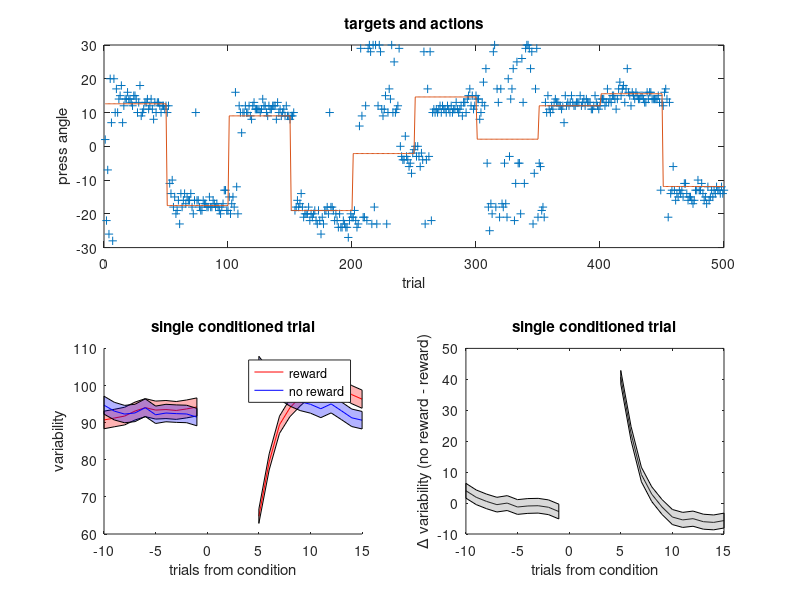

Recreate this plot in MATLAB.
% Figure 1 

clear all;
load fig_cond;


figure;

% performance
%

subplot(2,1,1);
plot(ex.a(1:500), '+');
hold on;
plot(ex.tar(1:500));
hold off;
xlabel('trial');
ylabel('press angle');
title('targets and actions');


% reward and no-reward
%

subplot(2,2,3);

cols = {'red', 'blue'};
labels = {'reward', 'no reward'};
which = {ex.clamp == 1, ex.clamp == 0};

ax = -10:15;
clear v;
clear hh;
clear n;
clear m;
clear s;
hold on;
for c_idx = 1:2
    ix = find(which{c_idx});
    for i = 1:length(ix)
        for j = 1:length(ax)
            t = ix(i) + ax(j);
            v(i,j) = ex.var(t);
            if ax(j) >= 0 && ax(j) < 5
                v(i,j) = NaN;
            end
        end
    end

    n{c_idx} = size(v, 1);
    m{c_idx} = mean(v, 1);
    s{c_idx} = std(v, 1);
    se{c_idx} = std(v, 1) / sqrt(size(v,1));
    hh(c_idx) = plot(ax, m{c_idx}, 'color', cols{c_idx});

    w = ax < 0;
    h = fill([ax(w) flip(ax(w))], [m{c_idx}(w) + se{c_idx}(w) flip(m{c_idx}(w) - se{c_idx}(w))], cols{c_idx});
    set(h, 'facealpha', 0.3);

    w = ax >= 5;
    h = fill([ax(w) flip(ax(w))], [m{c_idx}(w) + se{c_idx}(w) flip(m{c_idx}(w) - se{c_idx}(w))], cols{c_idx});
    set(h, 'facealpha', 0.3);

    %plot([0 0], [60 100], '--', 'color', [0.4 0.4 0.4]);
end
hold off;

legend(hh, labels);
xlabel('trials from condition');
ylabel('variability');
title('single conditioned trial');

% no-reward - reward
%

subplot(2,2,4);

md = m{2} - m{1};
sed = sqrt(s{1}.^2 + s{2}.^2) / sqrt(n{1} + n{2}); 

plot(ax, md, 'color', 'black');
hold on;

w = ax < 0;
h = fill([ax(w) flip(ax(w))], [md(w) + sed(w) flip(md(w) - sed(w))], [0.5 0.5 0.5]);
set(h, 'facealpha', 0.3);

w = ax >= 5;
h = fill([ax(w) flip(ax(w))], [md(w) + sed(w) flip(md(w) - sed(w))], [0.5 0.5 0.5]);
set(h, 'facealpha', 0.3);

xlabel('trials from condition');
ylabel('\Delta variability (no reward - reward)');
title('single conditioned trial');
